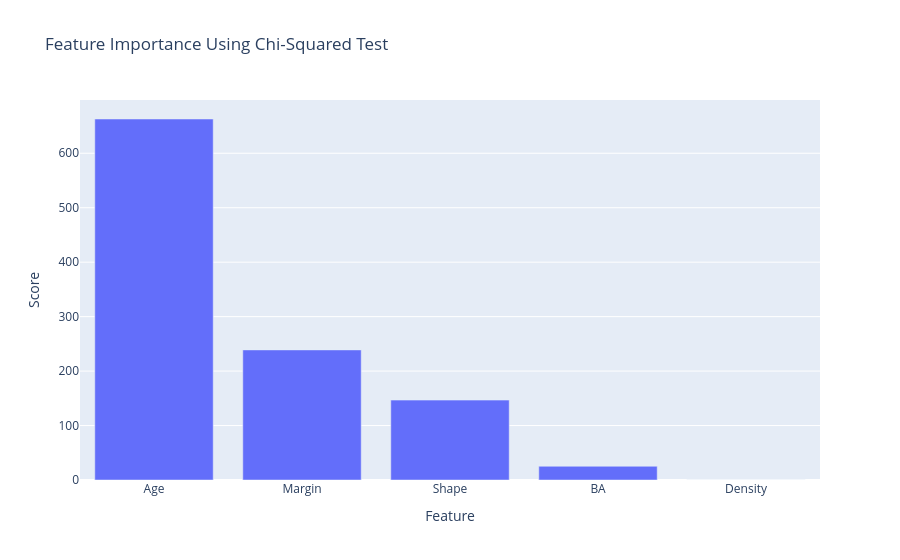

The notebook cell this image was saved under:
### Code cell
''' Task 4.1 '''

from sklearn.feature_selection import SelectKBest, chi2

X = mmgData_notnan.drop(columns=['Severity'])
y = mmgData_notnan['Severity']

selector = SelectKBest(score_func=chi2, k='all')  # Use 'all' to get scores for all features
X_new = selector.fit_transform(X, y)

# feature scores and feature names
scores = selector.scores_
feature_names = X.columns

feature_scores = pd.DataFrame({
    'Feature': feature_names,
    'Score': scores
}).sort_values(by='Score', ascending=False)

fig = px.bar(feature_scores, x='Feature', y='Score', title="Feature Importance Using Chi-Squared Test")
fig.show()

print("Top features based on Univariate Selection:")
print(feature_scores)

### Figure 1 — Plotly figure (JSON) as saved in the notebook; plotly's stock layout.template omitted (floating-point values rounded to 4 significant figures)
{"data": [{"alignmentgroup": "True", "hovertemplate": "Feature=%{x}<br>Score=%{y}<extra></extra>", "legendgroup": "", "marker": {"color": "#636efa", "pattern": {"shape": ""}}, "name": "", "offsetgroup": "", "orientation": "v", "showlegend": false, "textposition": "auto", "type": "bar", "x": ["Age", "Margin", "Shape", "BA", "Density"], "xaxis": "x", "y": [662.9, 238.9, 146.7, 25.2, 0.165], "yaxis": "y"}], "layout": {"autosize": true, "barmode": "relative", "legend": {"tracegroupgap": 0}, "title": {"text": "Feature Importance Using Chi-Squared Test"}, "xaxis": {"anchor": "y", "autorange": true, "domain": [0, 1], "range": [-0.5, 4.5], "title": {"text": "Feature"}, "type": "category"}, "yaxis": {"anchor": "x", "autorange": true, "domain": [0, 1], "range": [0, 697.8], "title": {"text": "Score"}, "type": "linear"}}}
